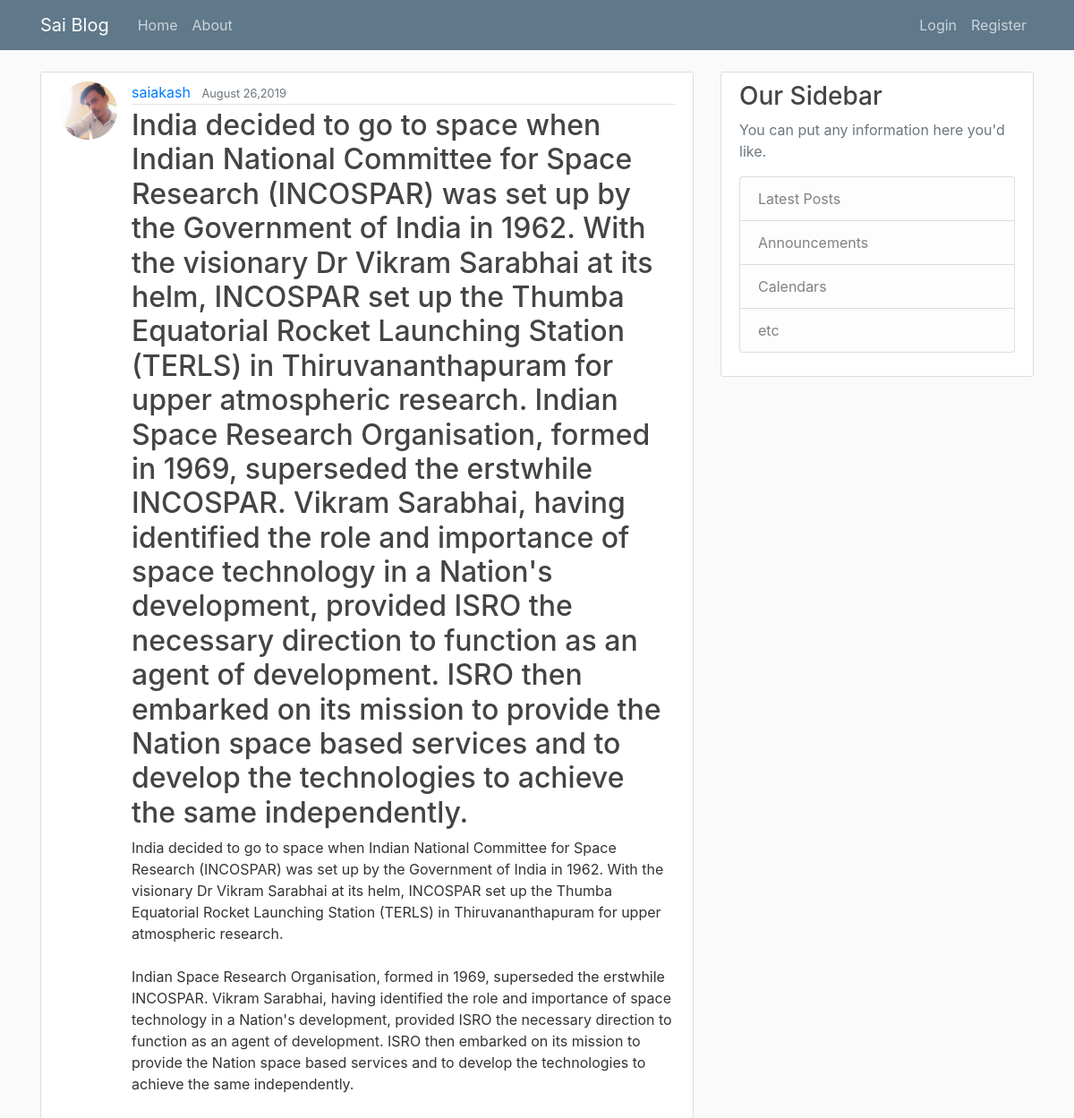
Screenshot of /post/11/ with the database file from the repository.
### blog/models.py (models this page shows, shortened)
class post(models.Model):
	title=models.CharField(max_length=100)
	content=models.TextField()
	dateposted=models.DateTimeField(default=timezone.now)
	author=models.ForeignKey(User,on_delete=models.CASCADE)

### users/models.py (models this page shows, shortened)
class Profile(models.Model):
	user=models.OneToOneField(User,on_delete=models.CASCADE)
	image=models.ImageField(default='default.jpg',upload_to='profile_pics')

### blog/views.py (the view)
# urls.py: path('post/<int:pk>/', PostDetailView.as_view(),name='post-detail'),
class PostDetailView(DetailView):
	model = post

### blog/templates/blog/post_detail.html (shortened to what this page needs)
{% extends "blog/base.html" %}
{% block content %}
<article class="media content-section">
	<img class="rounded-circle article-img" src="{{ object.author.profile.image.url}}">
  <div class="media-body">
    <div class="article-metadata">
      <a class="mr-2" href="{% url 'user-posts' object.author.username %}">{{ object.author }}</a>
      <small class="text-muted">{{ object.dateposted|date:"F d,Y" }}</small>
    </div>
    <h2 class="article-title">{{ object.content }}</h2>
    <p class="article-content">{{ object.content }}</p>
  </div>
</article>
{% endblock content %}

### blog/static/blog/main.css (style rules this page uses)
body { background: #fafafa; color: #333333; margin-top: 5rem; }
h1, h2, h3, h4, h5, h6 { color: #444444; }
.content-section { background: #ffffff; padding: 10px 20px; border: 1px solid #dddddd; border-radius: 3px; margin-bottom: 20px; }
.article-title { color: #444444; }
.article-content { white-space: pre-line; }
.article-img { height: 65px; width: 65px; margin-right: 16px; }
.article-metadata { padding-bottom: 1px; margin-bottom: 4px; border-bottom: 1px solid #e3e3e3 }

### rows the page displays
post: author.profile.image (picture), author "saiakash", dateposted "August 26,2019", content "India decided to go to space when Indian National Committee for Space Research (INCOSPAR) was set up by the Government of India in 1962. With the visionary Dr Vikram Sarabhai at its helm, INCOSPAR set up the Thumba Equatorial Rocket Launching Station (TERLS) in Thiruvananthapuram for upper atmospheric research. Indian Space Research Organisation, formed in 1969, superseded the erstwhile INCOSPAR. Vikram Sarabhai, having identified the role and importance of space technology in a Nation's development, provided ISRO the necessary direction to function as an agent of development. ISRO then embarked on its mission to provide the Nation space based services and to develop the technologies to…"
